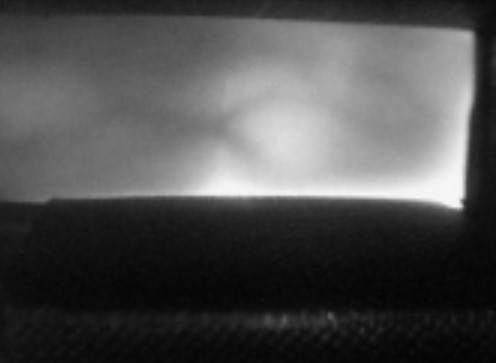
#> input picture usefulImages/modelVein.jpg, 496 x 363 px
$ python guidedFilter.py
#> lines starting #> are read from the running program, lines starting #| are printed output that depends on the picture
"""
From https://github.com/swehrwein/python-guided-filter/blob/master/gf.py
"""
import cv2
import numpy as np
import scipy as sp
import scipy.ndimage


def box(img, r):
    """ O(1) box filter
        img - >= 2d image
        r   - radius of box filter
    """
    (rows, cols) = img.shape[:2]
    imDst = np.zeros_like(img)


    tile = [1] * img.ndim
    tile[0] = r
    imCum = np.cumsum(img, 0)
    imDst[0:r+1, :, ...] = imCum[r:2*r+1, :, ...]
    imDst[r+1:rows-r, :, ...] = imCum[2*r+1:rows, :, ...] - imCum[0:rows-2*r-1, :, ...]
    imDst[rows-r:rows, :, ...] = np.tile(imCum[rows-1:rows, :, ...], tile) - imCum[rows-2*r-1:rows-r-1, :, ...]

    tile = [1] * img.ndim
    tile[1] = r
    imCum = np.cumsum(imDst, 1)
    imDst[:, 0:r+1, ...] = imCum[:, r:2*r+1, ...]
    imDst[:, r+1:cols-r, ...] = imCum[:, 2*r+1 : cols, ...] - imCum[:, 0 : cols-2*r-1, ...]
    imDst[:, cols-r: cols, ...] = np.tile(imCum[:, cols-1:cols, ...], tile) - imCum[:, cols-2*r-1 : cols-r-1, ...]

    return imDst

def _gf_color(I, p, r, eps, s=None):
    """ Color guided filter
    I - guide image (rgb)
    p - filtering input (single channel)
    r - window radius
    eps - regularization (roughly, variance of non-edge noise)
    s - subsampling factor for fast guided filter
    """
    fullI = I
    fullP = p
    if s is not None:
        I = sp.ndimage.zoom(fullI, [1/s, 1/s, 1], order=1)
        p = sp.ndimage.zoom(fullP, [1/s, 1/s], order=1)
        r = round(r / s)

    h, w = p.shape[:2]
    N = box(np.ones((h, w)), r)

    mI_r = box(I[:,:,0], r) / N
    mI_g = box(I[:,:,1], r) / N
    mI_b = box(I[:,:,2], r) / N

    mP = box(p, r) / N

    # mean of I * p
    mIp_r = box(I[:,:,0]*p, r) / N
    mIp_g = box(I[:,:,1]*p, r) / N
    mIp_b = box(I[:,:,2]*p, r) / N

    # per-patch covariance of (I, p)
    covIp_r = mIp_r - mI_r * mP
    covIp_g = mIp_g - mI_g * mP
    covIp_b = mIp_b - mI_b * mP

    # symmetric covariance matrix of I in each patch:
    #       rr rg rb
    #       rg gg gb
    #       rb gb bb
    var_I_rr = box(I[:,:,0] * I[:,:,0], r) / N - mI_r * mI_r;
    var_I_rg = box(I[:,:,0] * I[:,:,1], r) / N - mI_r * mI_g;
    var_I_rb = box(I[:,:,0] * I[:,:,2], r) / N - mI_r * mI_b;

    var_I_gg = box(I[:,:,1] * I[:,:,1], r) / N - mI_g * mI_g;
    var_I_gb = box(I[:,:,1] * I[:,:,2], r) / N - mI_g * mI_b;

    var_I_bb = box(I[:,:,2] * I[:,:,2], r) / N - mI_b * mI_b;

    a = np.zeros((h, w, 3))
    for i in range(h):
        for j in range(w):
            sig = np.array([
                [var_I_rr[i,j], var_I_rg[i,j], var_I_rb[i,j]],
                [var_I_rg[i,j], var_I_gg[i,j], var_I_gb[i,j]],
                [var_I_rb[i,j], var_I_gb[i,j], var_I_bb[i,j]]
            ])
            covIp = np.array([covIp_r[i,j], covIp_g[i,j], covIp_b[i,j]])
            a[i,j,:] = np.linalg.solve(sig + eps * np.eye(3), covIp)

    b = mP - a[:,:,0] * mI_r - a[:,:,1] * mI_g - a[:,:,2] * mI_b

    meanA = box(a, r) / N[...,np.newaxis]
    meanB = box(b, r) / N

    if s is not None:
        meanA = sp.ndimage.zoom(meanA, [s, s, 1], order=1)
        meanB = sp.ndimage.zoom(meanB, [s, s], order=1)

    q = np.sum(meanA * fullI, axis=2) + meanB

    return q


# [41 lines left out: function _gf_gray, not called in this run]


def _gf_colorgray(I, p, r, eps, s=None):
    """ automatically choose color or gray guided filter based on I's shape """
    if I.ndim == 2 or I.shape[2] == 1:
        return _gf_gray(I, p, r, eps, s)
    elif I.ndim == 3 and I.shape[2] == 3:
        return _gf_color(I, p, r, eps, s)
    else:
        print("Invalid guide dimensions:", I.shape)


def guided_filter(I, p, r, eps, s=None):
    """ run a guided filter per-channel on filtering input p
        I - guide image (1 or 3 channel)
        p - filter input (n channel)
        r - window raidus
        eps - regularization (roughly, allowable variance of non-edge noise)
        s - subsampling factor for fast guided filter
    """
    if p.ndim == 2:
        p3 = p[:,:,np.newaxis]

    out = np.zeros_like(p3)
    for ch in range(p3.shape[2]):
        out[:,:,ch] = _gf_colorgray(I, p3[:,:,ch], r, eps, s)
    return np.squeeze(out) if p.ndim == 2 else out

r = 3
eps = 0.05

import imageio
im = imageio.imread("../usefulImages/modelVein.jpg").astype(np.float32) / 255
#> im: shape (363, 496, 3) float32; min 0.00784, max 0.976, mean 0.306
'''
gf = guided_filter(im, im, r, eps)
gfs4 = guided_filter(im, im, r, eps, s=4)
cv2.imshow("gf", gf)
cv2.waitKey(0)
cv2.imshow("gfs4", gfs4)
cv2.waitKey(0)


tulips_smoothed4s = np.zeros_like(tulips)
for i in range(3):
    tulips_smoothed4s[:,:,i] = guided_filter(tulips, tulips[:,:,i], r, eps, s=4)
cv2.imshow()
cv2.waitKey(0)
'''

tulips_smoothed = np.zeros_like(im)
for i in range(3):
    tulips_smoothed[:,:,i] = guided_filter(im, im[:,:,i], r, eps)
#> this loop made 3 passes
#> pass 1, in box (call 2), `imCum = np.cumsum(img, 0)`:
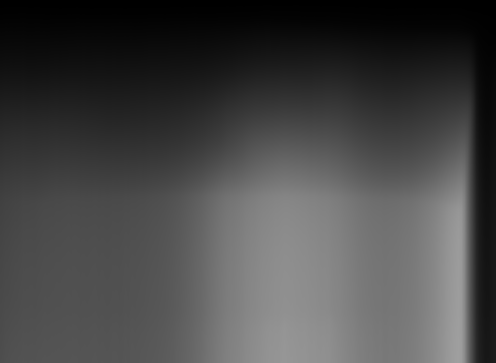
#> imCum: shape (363, 496) float32; min 0.0392, max 159.8, mean 70.7
#> pass 1, in box (call 2), `imCum = np.cumsum(imDst, 1)`:
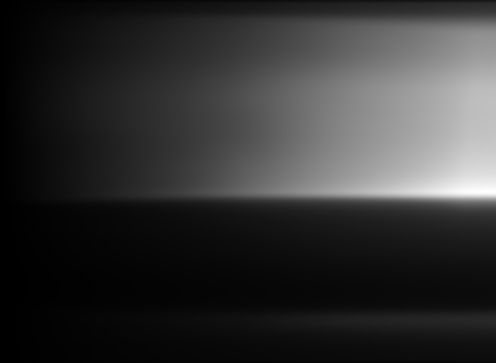
#> imCum: shape (363, 496) float32; min 0.388, max 2486.4, mean 496.4; drawn with min black and max white
cv2.imshow("a", tulips_smoothed)
cv2.waitKey(0)

$ run again, with usefulImages/clear-vein.png saved as usefulImages/modelVein.jpg
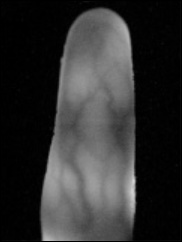
#> input picture usefulImages/clear-vein.png, 182 x 242 px
#> the loop `for i in range(3):` made 3 passes
#> pass 1, in box (call 2), `imCum = np.cumsum(imDst, 1)`:
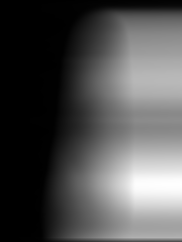
#> imCum: shape (242, 182) float32; min 0, max 368.1, mean 117.6; drawn with min black and max white
#> pass 1, in _gf_color, `mI_r = box(I[:,:,0], r) / N`:
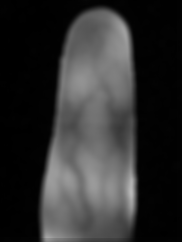
#> mI_r: shape (242, 182) float64; min 8e-05, max 0.721, mean 0.187
